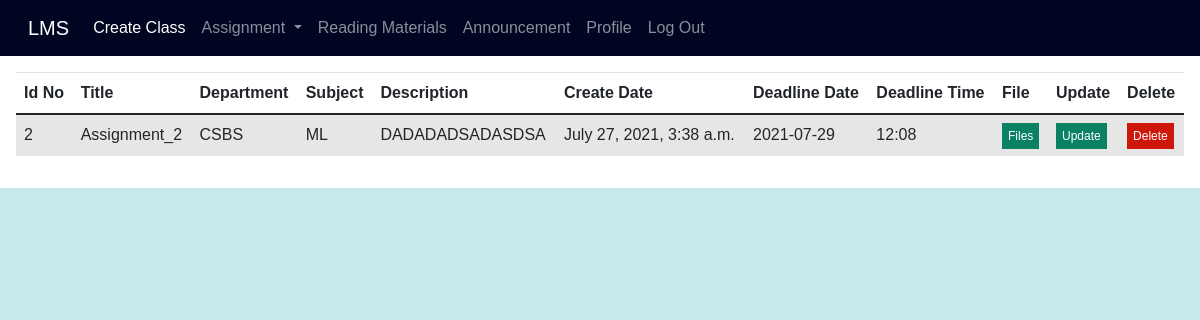
Before: /view_assignment/ (signed in) with the older database file.
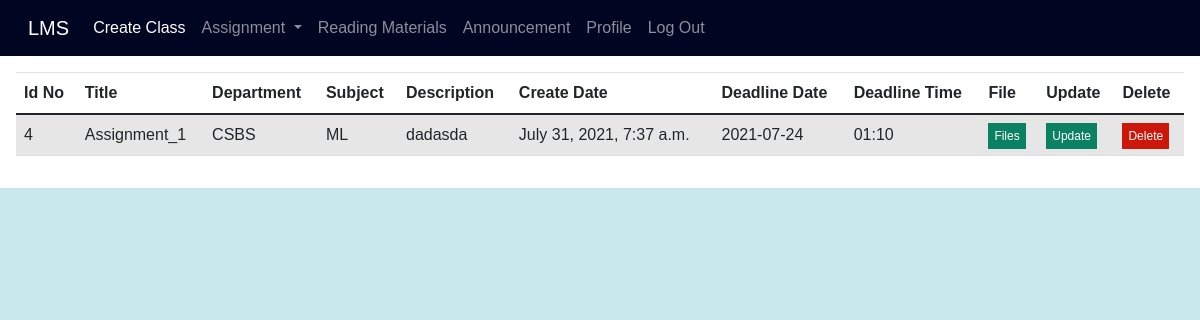
After: the same page with the newer database file.
### lms_app/models.py (models this page shows)
class Create_assignment(models.Model):
    id = models.AutoField(primary_key=True)
    admin_id = models.IntegerField(unique=False)
    title = models.CharField(max_length=100,unique=False)
    department = models.CharField(max_length=100, unique=False)
    subject = models.CharField(max_length=100, unique=False)
    despription = models.CharField(max_length=700,unique=False)
    deadline_date = models.CharField(max_length=50,unique=False)
    deadline_time = models.CharField(max_length=50,unique=False)
    uploaded_date = models.DateTimeField(auto_now_add=True, null=True)
    file = models.CharField(max_length=500,unique=False)

### lms_app/views.py (the view)
# urls.py: path("view_assignment/",views.view_assignment, name='view_assignment'),
def view_assignment(requests):
    if 'teacher_id' in requests.session:
        id = requests.session['teacher_id']
        data = Create_assignment.objects.all().filter(admin_id=id)
        my_dic = {'records': data}
    return render(requests, 'view_assignment.html', context=my_dic)

### templates/view_assignment.html (shortened to what this page needs)
{% extends 'header.html' %}
{% block body_block %}
<div class="from_table">
    <table class="table table-striped ">
  <thead>
    <tr>
      <th scope="col">Id No</th>
      <th scope="col">Title</th>
      <th scope="col">Department</th>
      <th scope="col">Subject</th>
        <th scope="col">Description</th>
        <th scope="col">Create Date</th>
      <th scope="col">Deadline Date</th>
      <th scope="col">Deadline Time</th>
      <th scope="col">File</th>
       <th scope="col">Update</th>
        <th scope="col">Delete</th>
    </tr>
  </thead>
  <tbody>
{% if records %}
{%  for stat in records %}
    <tr>
      <td>{{stat.id}}</td>
      <td>{{stat.title}}</td>
      <td>{{stat.department}}</td>
      <td>{{stat.subject}}</td>
       <td>{{stat.despription}}</td>
      <td>{{stat.uploaded_date}}</td>
      <td>{{stat.deadline_date}}</td>
      <td>{{stat.deadline_time}}</td>
        <td><a href="{{stat.file}}" style="text-decoration: none; background: rgb(11, 129, 100); padding: 6px; color: white; font-size: 12px;">Files</a></td>
        <td><a href="{% url 'base:update_assignment' assignment_id=stat.id %}" style="text-decoration: none; background: rgb(11, 129, 100); padding: 6px; color: white; font-size: 12px;">Update</a></td>
        <td><a href="{% url 'base:delete_assignment' assignment_id=stat.id %}" style="text-decoration: none; background: rgb(204, 23, 10); padding: 6px; color: white; font-size: 12px;">Delete</a></td>
    </tr>
{% endfor %}
{%endif %}
  </tbody>
</table>
</div>
</body>
</html>
{% endblock %}

Changed rows visible on the page:
removed Create_assignment: id "2", title "Assignment_2", department "CSBS", subject "ML", despription "DADADADSADASDSA", uploaded_date "July 27, 2021, 3:38 a.m.", deadline_date "2021-07-29", deadline_time "12:08"
added Create_assignment: id "4", title "Assignment_1", department "CSBS", subject "ML", despription "dadasda", uploaded_date "July 31, 2021, 7:37 a.m.", deadline_date "2021-07-24", deadline_time "01:10"
